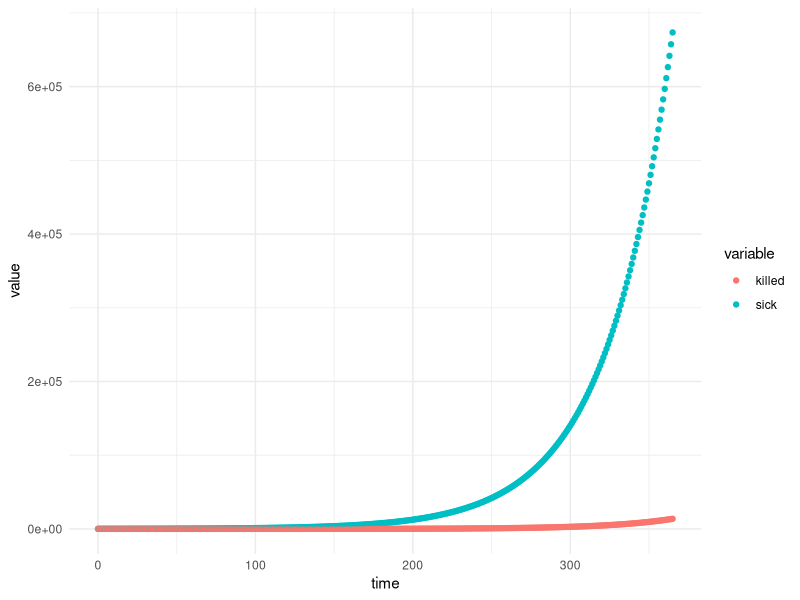

Generate this figure with R:
#Complex systems and simulations

install.packages("deSolve")
library(deSolve)
library(tidyverse)


#time starts from 0 and continues until 365 by 1 to represent 365 days of year at a daily intervals

time <- seq(0,365, by = 1)


#three groups of people: health, sick and killed

groups<- c(health = 5382000, sick = 100, killed = 0)

#model parameters; infection and kill rate
#parameter values for Norway are taken from: https://bit.ly/3vza06e

parameters<- c( infection_rate = (24151/1000000), death_rate = (491/1000000))

#lets set up the simulation model

covid_model<- function(time, groups, parameters){
  with(as.list(c(groups,parameters)),{
    dead_change <- sick * death_rate
    sick_change <- sick * infection_rate
    health_change <- - (sick_change+dead_change)
    
   
    
    
    #more sick people means more infection
    if(time >= 1){
      infection_rate <- infection_rate + sick_change
      
    }
    
    #limited health care capacity, assuming that all health care locations operate at the max capacity
    # 10 new patients with a new disease breaks the system, so the death starts to rise exponentially
    
    if(infection_rate > 5){
      death_rate<- death_rate + sick_change
    }
    
    return(list(c(health_change,sick_change,dead_change),infection_rate = infection_rate, death_rate = death_rate))
  })
}

data<- data.frame(deSolve::dede(y = groups, times = time,func = covid_model, parms = parameters, method = "lsodar") )


data_round<- data %>% mutate(across(c(sick,killed),round))

data_long<- data_round %>% pivot_longer(-time, names_to = "variable") %>% filter(variable %in% c("killed","sick"))

ggplot(data_long, aes(time, value, color = variable))+geom_point(aes(color = variable))+theme_minimal()

#end of the year score:

## sick: 6575
## dead: 134

#the ratio of infected to killed stays the same. cant figure out where it goes wrong.
